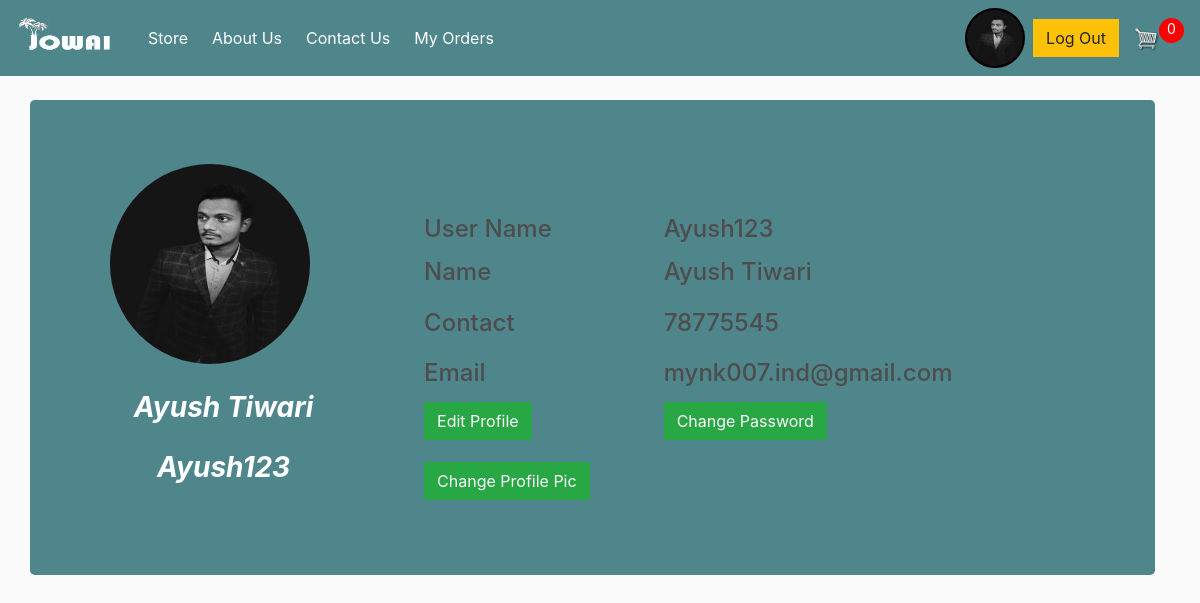
/myProfile (signed in), run on the app's committed database.
### store/models.py (models this page shows, shortened)
class Customer(models.Model):
    user=models.OneToOneField(User, on_delete=models.CASCADE, null=True, blank=True)
    name=models.CharField(max_length=200, null=True)
    email=models.CharField(max_length=200, null=True)
    profile_pic=models.ImageField(null=True, blank=True)
    contact_no=models.CharField(max_length=10, null=True, blank=True)

### store/views.py (the view)
# urls.py: path('myProfile', views.my_profile, name="myProfile"),
def my_profile(request):
     customer=request.user.customer
     if request.user.is_authenticated:
          form=ChangeProfilePicture(instance=customer)
          if request.method=='POST':
               form=ChangeProfilePicture(request.POST, request.FILES, instance=customer)
               if form.is_valid():
                    print("form validation successful")
                    form.save()
          log_status=True
          order,created = Order.objects.get_or_create(customer=customer, complete=False)
          cartItems = order.get_cart_items
          name=request.user.first_name+" "+request.user.last_name
          user_name=request.user.username
          email=request.user.email
          CustomerObject=Customer.objects.get(user=request.user)
          user_pic=CustomerObject.profile_pic
          contact_no=CustomerObject.contact_no
     else:
          order={'get_cart_items':0, 'get_cart_total':0}
          log_status=False
          items=[]
     context={'cartItems':cartItems, 'log_status': log_status, 'name':name, 'user_name':user_name, 'email':email, 'user_pic':user_pic, 'contact_no':contact_no, 'form': form}
     return render(request, 'store/profile.html', context)

### store/models.py (called while the page is built)
    @property
    def get_cart_items(self):
        orderitems=self.order_item_set.all()
        total=sum([item.quantity for item in orderitems])
        return total

### store/templates/store/profile.html (shortened to what this page needs)
{% extends 'store/Main.html' %} {% block title %} My Profile {% endblock %} {% block content %} {% load static %}
<div class="profileMainDiv">
    <div class="row jumbotron  text-center bg-dark profilePicDiv">
        <div class="col-7.9" style="border-radius:50%; width:200px; height:200px; padding:0; margin-left:15%">
            <img class="profileImage" src="../static/images/{{user_pic}}" alt="Please upload your profile pic" width="200px" height="200px" style="outline:none; border:none">
        </div>
        <h3 class="col-12 mt-2"><b><i>{{name}}</i></b></h3>
        <h3 class="col-12"><b><i>{{user_name}}</i></b></h3>
    </div>
    <div class="container jumbotron bg-dark profileDiv2" style="color#fff">
        <div class="row mt-5">
            <div class="col-4 badge text-wrap bg-dark text-left">
                <h4 class="mx-auto my-auto  overflow-wrap">User Name </h4>
            </div>
            <div class="col-8 badge bg-dark text-left">
                <h4 class="mx-auto my-auto">{{user_name}}</h4>
            </div>
        </div>
        <div class="row my-2">
            <div class="col-4 badge text-wrap bg-dark text-left">
                <h4 class="mx-auto my-auto  overflow-wrap">Name</h4>
            </div>
            <div class="col-8 badge text-wrap bg-dark text-left">
                <h4 class="mx-auto  overflow-wrap">{{name}}</h4>
            </div>
        </div>
        <div class="row my-2">
            <div class="col-4 badge text-wrap bg-dark text-left">
                <h4 class="mx-auto my-auto  overflow-wrap">Contact</h4>
            </div>
            <div class="col-8 badge text-wrap bg-dark text-left">
                <h4 class="mx-auto  overflow-wrap">{{contact_no}}</h4>
            </div>
        </div>
        <div class="row ">
            <div class="col-4 badge text-wrap bg-dark text-left">
                <h4 class="mx-auto my-auto  overflow-wrap">Email</h4>
            </div>
            <div class="col-8 badge text-wrap text-left">
                <h4 class="mx-auto my-auto overflow-wrap">{{email}}</h4>
            </div>
        </div>
        <div class="row ">
            <div class="col-4 badge bg-dark text-left">
                <a href="/editProfile"><button class="btn btn-success mx-auto my-2">Edit Profile</button></a>
            </div>
            <div class="col-8 badge bg-dark text-left">
                <a href="/password"><button class="btn btn-success mx-auto my-2">Change Password</button></a>
            </div>
        </div>
        <div class="row ">
            <div class="col-4 badge bg-dark text-left">
                <a href="/editProfile"><button class="btn btn-success mx-auto my-2" id="chg-pic">Change Profile Pic</button></a>
            </div>
            <div class="col-8 badge bg-dark text-left">
            </div>
            <div class="row">
                <div class="col-4 badge bg-dark text-left">
                    <div class="col-8 badge bg-dark text-left">
                    </div>
                </div>
            </div>
        </div>
    </div>
    {% endblock %}

### store/templates/store/Main.html (shortened to what this page needs)
<!DOCTYPE html>
{% load static %}
<html>
<head>
	<link rel="stylesheet" href="https://stackpath.bootstrapcdn.com/bootstrap/4.4.1/css/bootstrap.min.css">
	<link rel="stylesheet" type="text/css" href="{% static 'css/main.css' %}">
</head>
<body>
	<nav class="navbar navbar-expand-lg navbar-dark bg-dark">
	  <a class="navbar-brand" href="{% url 'store' %}"><img width="100px" height="50px" src="{% static '/images/JOWAI-o.png' %}"></a>
	  <div class="collapse navbar-collapse" id="navbarSupportedContent">
	    <ul class="navbar-nav mr-auto">
	      <li class="nav-item ml-2 active ">
	        <a class="nav-link" href="{% url 'store' %}">Store <span class="sr-only">(current)</span></a>
		  </li>
		  <li class="nav-item ml-2 active">
	        <a class="nav-link" href="{% url 'about' %}">About Us <span class="sr-only">(current)</span></a>
	      </li>
		  <li class="nav-item ml-2 active">
	        <a class="nav-link" href="{% url 'contact' %}">Contact Us <span class="sr-only">(current)</span></a>
		  </li>
		  <li class="nav-item ml-2 active">
	        <a class="nav-link" href="{% url 'my_orders' %}">My Orders <span class="sr-only">(current)</span></a>
	      </li>
		</ul>
	    <div class="form-inline my-2 my-lg-0">
			{% if log_status %}
			<a href="/myProfile" class="mx-2" style="text-decoration:none;"><img style="width:60px;height:60px;background:#000;border-radius:50%; border:2px solid #000;outline:none;-+" src="../static/images/{{user_pic}}"></a>
			<a href="/log_out"class="btn btn-warning">Log Out</a>
			 {% else %}
			 <a href="/log_in"class="btn btn-warning">Log In</a>
			 {% endif %}
	     	<a href="{% url 'cart' %}">
	    		<img  id="cart-icon" src="{% static 'images/cart.png' %}">
	    	</a>
	    	<p id="cart-total">{{cartItems}}</p>
	    </div>
	  </div>
	</nav>
     <div class="container" id="mainDiv">
            <br>
            {% block content %}
            {% endblock content %}
         </div>
</body>
</html>

### store/static/css/main.css (style rules this page uses)
body { background-color: hsl(0, 0%, 98%); }
h1, h2, h3, h4, h5, h6 { color: hsl(0, 0%, 30%); }
.bg-dark { background-color: #4f868c!important; }
#cart-icon { width: 25px; display: inline-block; margin-left: 15px; }
#cart-total { display: block; text-align: center; color: #fff; background-color: red; width: 25px; height: 25px; border-radius: 50%; font-size: 14px; }
.btn { border-radius: 0; }
.overflow-wrap { overflow-wrap: break-word; }
@media (min-width: 760px) { .profileImage { border-radius: 50%; border: 3px solid #17a2b8; align: center; } }
@media (min-width: 760px) { .profilePicDiv { width: 50%; } }
@media (min-width: 760px) { .profileMainDiv { display: flex; flex-wrap: nowrap; } }

### store/templates/store/profile.html (style rules this page uses)
* { color: #fff; }

### data on the page
Customer: profile_pic (picture), name "Ayush Tiwari", contact_no "78775545"

### other printed values
{{ cartItems }} "0"
{{ user_name }} "Ayush123"
{{ email }} "mynk007.ind@gmail.com"
